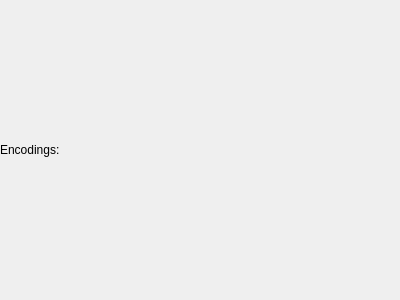
<?xml version="1.0" encoding="UTF-8"?>
<ui version="4.0">
 <class>Form</class>
 <widget class="QWidget" name="Form">
  <property name="geometry">
   <rect>
    <x>0</x>
    <y>0</y>
    <width>400</width>
    <height>300</height>
   </rect>
  </property>
  <property name="windowTitle">
   <string>Form</string>
  </property>
  <layout class="QVBoxLayout" name="verticalLayout">
   <property name="spacing">
    <number>0</number>
   </property>
   <property name="leftMargin">
    <number>0</number>
   </property>
   <property name="topMargin">
    <number>0</number>
   </property>
   <property name="rightMargin">
    <number>0</number>
   </property>
   <property name="bottomMargin">
    <number>0</number>
   </property>
   <item>
    <widget class="QLabel" name="label">
     <property name="text">
      <string>Encodings:</string>
     </property>
    </widget>
   </item>
   <item>
    <layout class="QVBoxLayout" name="encoding_list_layout">
     <property name="spacing">
      <number>0</number>
     </property>
     <property name="leftMargin">
      <number>20</number>
     </property>
    </layout>
   </item>
  </layout>
 </widget>
 <resources/>
 <connections/>
</ui>
